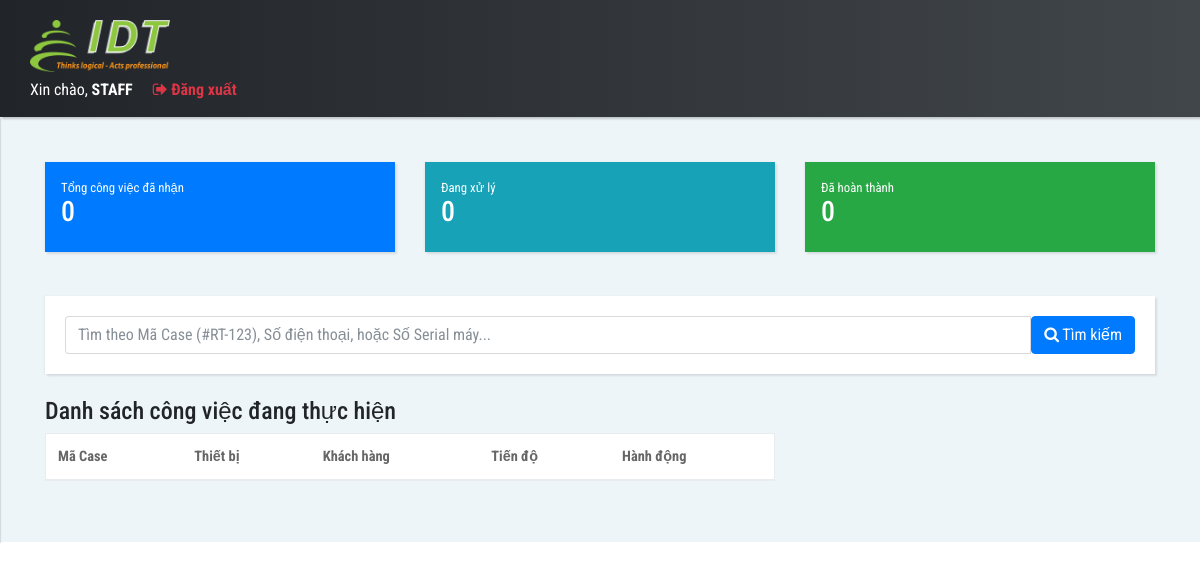
The app's page /frontend/admin/tracuu_staff.php (signed in), older data.
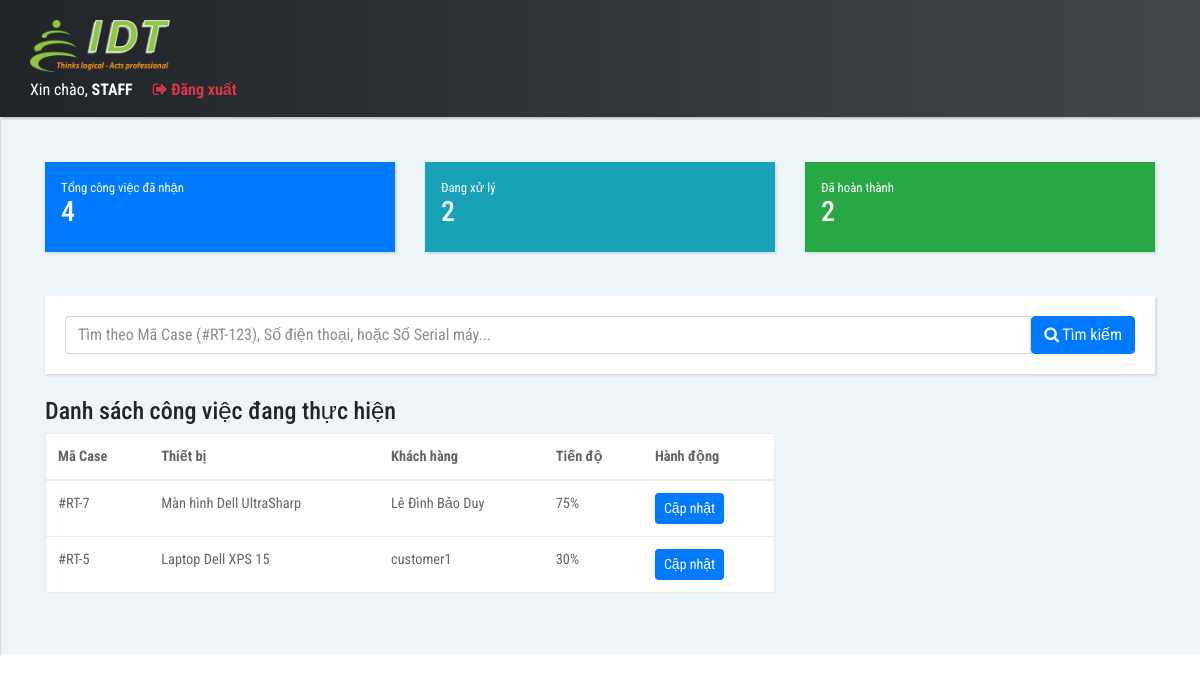
The same page, newer data.
### tables this page shows
CREATE TABLE `repair_tickets` (
  `id` int(11) NOT NULL,
  `device_id` int(11) NOT NULL,
  `customer_id` int(11) NOT NULL,
  `assigned_to` int(11) DEFAULT NULL,
  `user_id` int(11) DEFAULT NULL,
  `received_date` date DEFAULT NULL,
  `description` text DEFAULT NULL,
  `status` enum('pending','repairing','completed','cancelled') DEFAULT 'pending',
  `progress` int(3) NOT NULL DEFAULT 0,
  `created_at` timestamp NOT NULL DEFAULT current_timestamp(),
  `updated_at` timestamp NOT NULL DEFAULT current_timestamp() ON UPDATE current_timestamp()
);

CREATE TABLE `devices` (
  `id` int(11) NOT NULL,
  `name` varchar(150) NOT NULL,
  `serial_number` varchar(100) DEFAULT NULL,
  `customer_id` int(11) DEFAULT NULL,
  `type` enum('hardware','software') NOT NULL,
  `warranty_start_date` date DEFAULT NULL,
  `warranty_end_date` date DEFAULT NULL,
  `status` enum('active','expired','repairing') DEFAULT 'active',
  `created_at` timestamp NOT NULL DEFAULT current_timestamp(),
  `updated_at` timestamp NOT NULL DEFAULT current_timestamp() ON UPDATE current_timestamp()
);

CREATE TABLE `customers` (
  `id` int(11) NOT NULL,
  `name` varchar(150) NOT NULL,
  `phone` varchar(50) DEFAULT NULL,
  `email` varchar(150) NOT NULL,
  `password` varchar(255) NOT NULL,
  `address` text DEFAULT NULL,
  `created_at` timestamp NOT NULL DEFAULT current_timestamp(),
  `updated_at` timestamp NOT NULL DEFAULT current_timestamp() ON UPDATE current_timestamp()
);

### frontend/admin/tracuu_staff.php (the view, shortened to what the changed rows need)
<?php
require_once "../../backend/config/database.php";
$currentUserId = $_SESSION['user_id'];
$stats_query = "SELECT
    COUNT(*) as total,
    SUM(status = 'repairing') as doing,
    SUM(status = 'completed') as done
    FROM repair_tickets WHERE assigned_to = $currentUserId";
$stats_res = mysqli_query($conn, $stats_query);
$stats = mysqli_fetch_assoc($stats_res);
$search = $_GET['q'] ?? '';
$search_results = [];
$my_tickets = [];
$my_sql = "SELECT t.*, d.name as device_name, c.name as customer_name
           FROM repair_tickets t
           JOIN devices d ON t.device_id = d.id
           JOIN customers c ON t.customer_id = c.id
           WHERE t.assigned_to = $currentUserId AND t.status != 'completed'
           ORDER BY t.created_at DESC";
$my_res = mysqli_query($conn, $my_sql);
while($row = mysqli_fetch_assoc($my_res)) { $my_tickets[] = $row; }
?>
<!DOCTYPE html>
<html>
<head>
    <link rel="stylesheet" href="css/bootstrap.min.css">
    <link rel="stylesheet" href="font-awesome-4.7.0/css/font-awesome.min.css">
    <link rel="stylesheet" href="css/font-icon-style.css">
    <link rel="stylesheet" href="css/style.default.css" id="theme-stylesheet">
    <link rel="stylesheet" href="css/ui-elements/card.css">
    <link rel="stylesheet" href="css/style.css">
</head>
<body>
<div class="page-content d-flex align-items-stretch">
<div class="content-inner">
    <div class="content-inner" style="width: 100%; padding: 20px;">
        <div class="row mb-4">
            <div class="col-md-4">
                <div class="card stat-card bg-primary text-white p-3">
                    <small>Tổng công việc đã nhận</small>
                    <h3><?= $stats['total'] ?? 0 ?></h3>
                </div>
            </div>
            <div class="col-md-4">
                <div class="card stat-card bg-info text-white p-3">
                    <small>Đang xử lý</small>
                    <h3><?= $stats['doing'] ?? 0 ?></h3>
                </div>
            </div>
            <div class="col-md-4">
                <div class="card stat-card bg-success text-white p-3">
                    <small>Đã hoàn thành</small>
                    <h3><?= $stats['done'] ?? 0 ?></h3>
                </div>
            </div>
        </div>
        <div class="row">
            <div class="col-md-8">
                <?php if($search): ?>
                    <h4>Kết quả tra cứu cho: "<?= htmlspecialchars($search) ?>"</h4>
                    <div class="list-group">
                        <?php foreach($search_results as $r): ?>
                            <div class="list-group-item ticket-item ticket-<?= $r['t_status'] ?>">
                                <div class="d-flex justify-content-between">
                                    <h5>#RT-<?= $r['ticket_id'] ?>: <?= $r['device_name'] ?></h5>
                                    <span class="badge badge-pill badge-info"><?= $r['t_status'] ?></span>
                                </div>
                                <p class="mb-1 text-muted">Khách hàng: <strong><?= $r['customer_name'] ?></strong> (<?= $r['phone'] ?>)</p>
                                <small>Số Serial: <?= $r['serial_number'] ?> | Tiến độ: <?= $r['progress'] ?>%</small>
                                <div class="mt-2">
                                    <button class="btn btn-sm btn-outline-primary" onclick="viewTimeline(<?= $r['ticket_id'] ?>)">Xem lịch sử sửa chữa</button>
                                </div>
                            </div>
                        <?php endforeach; ?>
                        <?php if(empty($search_results)) echo "<p class='text-muted'>Không tìm thấy dữ liệu.</p>"; ?>
                    </div>
                <?php else: ?>
                    <div class="table-responsive">
                        <table class="table table-hover bg-white border">
                            <thead>
                                <tr>
                                    <th>Mã Case</th>
                                    <th>Thiết bị</th>
                                    <th>Khách hàng</th>
                                    <th>Tiến độ</th>
                                    <th>Hành động</th>
                                </tr>
                            </thead>
                            <tbody>
                                <?php foreach($my_tickets as $mt): ?>
                                <tr>
                                    <td>#RT-<?= $mt['id'] ?></td>
                                    <td><?= $mt['device_name'] ?></td>
                                    <td><?= $mt['customer_name'] ?></td>
                                    <td><?= $mt['progress'] ?>%</td>
                                    <td>
                                        <a href="nhanvien.php" class="btn btn-sm btn-primary">Cập nhật</a>
                                    </td>
                                </tr>
                                <?php endforeach; ?>
                            </tbody>
                        </table>
                    </div>
                <?php endif; ?>
            </div>
        </div>
    </div>
</div>
</body>
</html>

Row changes from the older to the newer data that the page shows:
now on this page (row edited): repair_tickets: id "7", device.name "Màn hình Dell UltraSharp", customer.name "Lê Đình Bảo Duy", progress "75"
now on this page (row edited): repair_tickets: id "5", device.name "Laptop Dell XPS 15", customer.name "customer1", progress "30"
Text that changed along with them:
$stats['total']: "0" → "4"
$stats['doing']: "0" → "2"
$stats['done']: "0" → "2"
